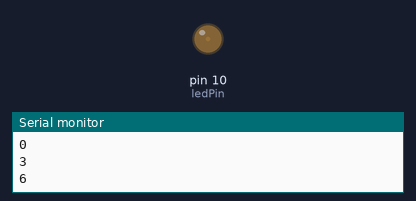
This program was run on a simulated Arduino Uno, built with avr-gcc and run on an emulated ATmega328P. Shown: output pins drawn as LEDs (lit = HIGH), the last lines printed to the serial monitor.

Above: at 0.05 s.
At 0.75 s:
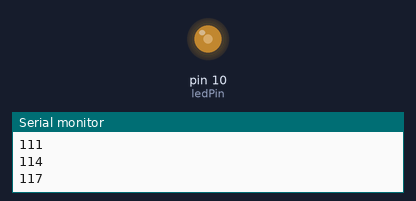
At 1.45 s:
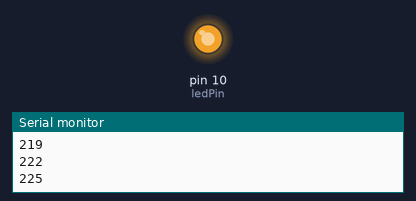
At 2.9 s:
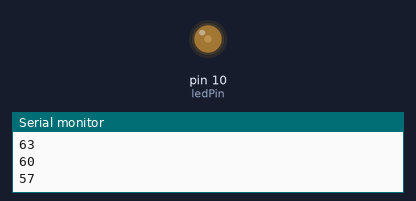
Timing chart, 0 to 7.5 s (numbered marks = the images above):
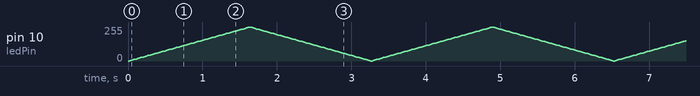

The program:

main.cpp
```cpp
// (licence header left out)
#include <Arduino.h>

int ledPin = 10; // pin the LED is attached to

/**
 * Increase brightness
 */
void fadeOn(unsigned int time, int increament) {
  for (byte value = 0; value < 255; value += increament) {
    Serial.println(value);      // print out the brightness value
    analogWrite(ledPin, value); // set the brightness of the LED
    delay(time / (255 / 5));
  }
}

/**
 * Decrease brightness
 */
void fadeOff(unsigned int time, int decreament) {
  for (byte value = 255; value > 0; value -= decreament) {
    Serial.println(value);      // print out the brightness value
    analogWrite(ledPin, value); // set the brightness of the LED
    delay(time / (255 / 5));
  }
}

void setup() {
  pinMode(ledPin, OUTPUT); // declare LED pin to be an output
  Serial.begin(9600);      // initialize serial communication
}

void loop() {
  fadeOn(1000, 3);
  fadeOff(1000, 3);
}
```
